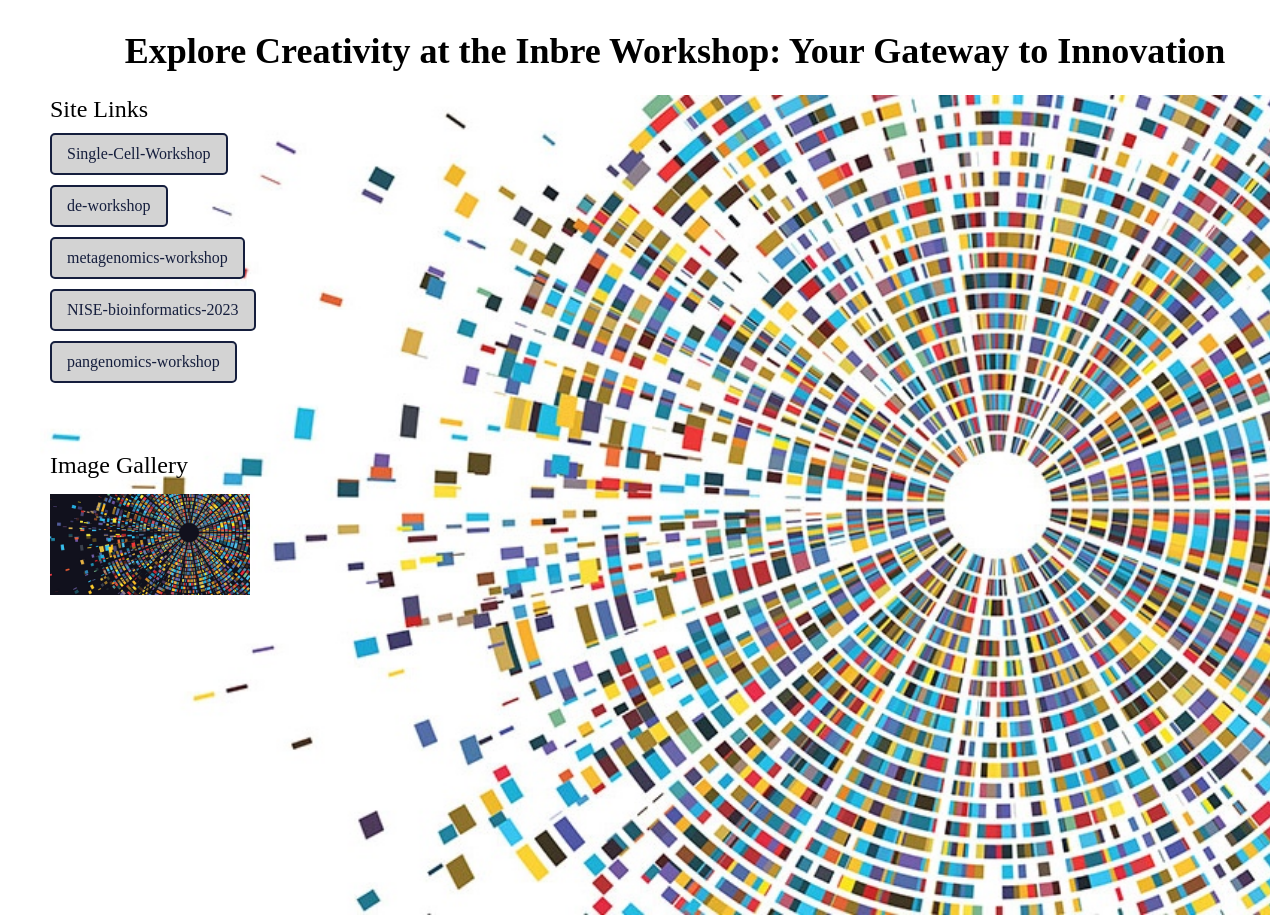
Before: / with the older database file.
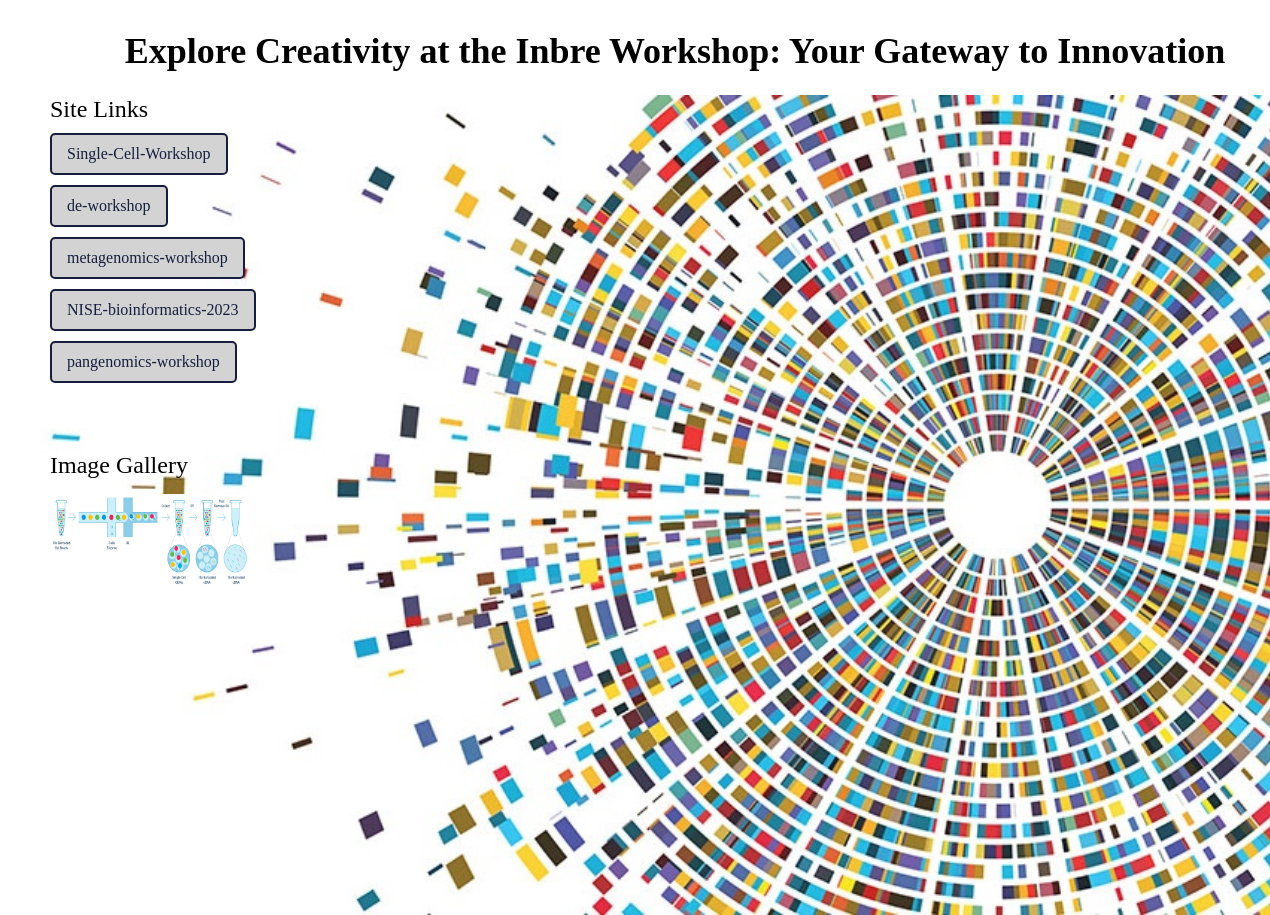
After: the same page with the newer database file.
### gallery/models.py (models this page shows, shortened)
class BackgroundImage(models.Model):
    image = models.ImageField(upload_to='background_images/')
    active = models.BooleanField(default=False)
    class Meta:
        verbose_name_plural = "Background Image"

class SiteLink(models.Model):
    title = models.CharField(max_length=100)
    url = models.URLField(max_length=200)

class GalleryImage(models.Model):
    image = models.ImageField(upload_to='gallery_images/')
    caption = models.CharField(max_length=200, blank=True)

### gallery/views.py (the view)
# urls.py: path('', views.index, name='index'),
def index(request):
    images = GalleryImage.objects.all()
    links = SiteLink.objects.all()
    background_image = BackgroundImage.objects.filter(active=True).first()
    return render(request, 'index.html', {
        'images': images,
        'links': links,
        'background_image': background_image,
})

### gallery/templates/index.html (shortened to what this page needs)
{% load static %}
<!DOCTYPE html>
<html>
<head>
    <link rel="stylesheet" type="text/css" href="{% static 'styles.css' %}">
</head>
<body>
    <h1 class="h1">Explore Creativity at the Inbre Workshop: Your Gateway to Innovation</h1>
    <div class="background-image" style="background-image: url('{{ background_image.image.url }}');"></div>
    <div class="section-header">Site Links</div>
    <div class="site-links">
        {% for link in links %}
            <a class="link-button" href="{{ link.url }}">{{ link.title }}</a><br>
        {% endfor %}
    </div>
    <div class="gallery-section">
        <div class="section-header">Image Gallery</div>
        <div class="gallery">
            {% for image in images %}
                <img src="{{ image.image.url }}" alt="{{ image.caption }}">
            {% endfor %}
        </div>
    </div>
</body>
</html>

### gallery/static/styles.css (style rules this page uses)
body, html { margin: 10px; padding: 10px; width: 100%; height: 100%; position: relative; }
.background-image { position: absolute; top: 65px; width: 100%; height: 100%; background-size: cover; background-position: center; z-index: -1; }
.h1 { color: black; margin-top: -10px; text-align: center; font-size: 36px; }
.section-header { margin: 5px 10px; text-align: left; font-size: 24px; color: black; }
.gallery-section, .links-section { margin-top: 5%; }
.gallery img { margin: 10px; width: 200px; height: auto; }
.site-links a { display: inline-block; margin: 5px 10px; padding: 10px 15px; color: #151E3D; background-color: #D3D3D3; border: 2px solid; border-radius: 5px; text-decoration: none; font-size: 16px; transition: background-color 0.3s; }

Changed rows visible on the page:
removed GalleryImage: image (picture)
added GalleryImage: image (picture)
